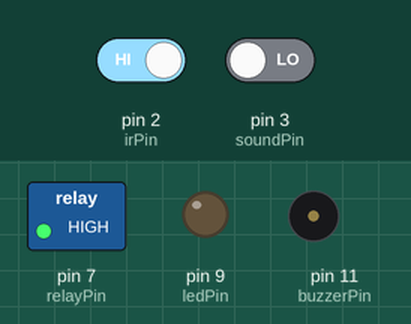
A sketch run on a simulated Arduino Uno, built with avr-gcc and run on an emulated ATmega328P. Shown: switched loads named in the sketch (green lamp = pin HIGH), output pins drawn as LEDs (lit = HIGH), buzzer (waves = sounding, pin HIGH). The inputs (shaded band) are chosen by the test bench; at power-on: pin 2 (irPin) HIGH, pin 3 (soundPin) LOW. What the sketch prints to the serial monitor is not drawn.

Above: at 2.5 s.
2.6 s: pin 2 (irPin) driven LOW
At 3.8 s:
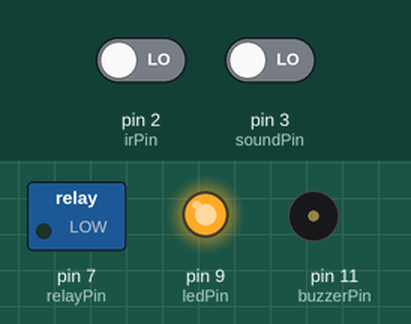
4.2 s: pin 3 (soundPin) driven HIGH
At 4.48 s:
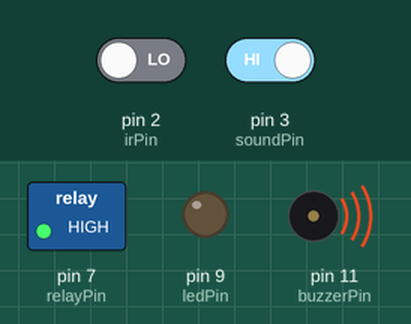
6.0 s: pin 3 (soundPin) driven LOW
At 7.5 s:
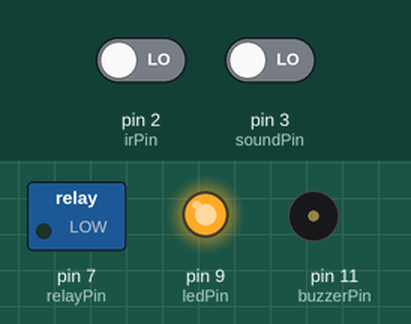
Timing chart, 0 to 9.0 s (numbered marks = the images above; inputs shaded):
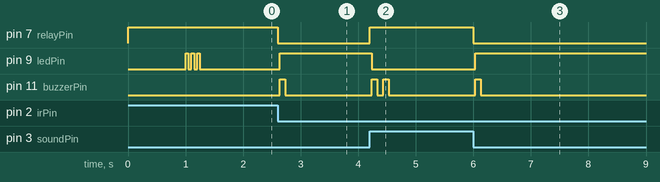

The sketch:

Smart_Home_Dual_Trigger.ino
```cpp
/*
 * Project: Dual Sensor Smart Home Automation
 * Author: Sayon Ghosh (CSE Undergraduate Student)
 * Architecture: Event-Driven Programming using Multiple ISRs
 * Key Concept: Dual Hardware Interrupts with Source Identification.
 * Logic:
 * - Pin 2 (IR) triggers Interrupt on FALLING edge (Hand Wave).
 * - Pin 3 (Sound) triggers Interrupt on CHANGE edge (Clap Sound).
 * - 'volatile' flags used to identify WHO triggered the system.
 * - Latching Logic (Toggle Switch) controls the High Voltage Relay.
 */

const int buzzerPin = 11;
const int ledPin = 9;
const int irPin = 2;      // Interrupt 0
const int soundPin = 3;   // Interrupt 1
const int relayPin = 7;   // Output to AC Load

// Volatile is mandatory for variables shared between ISR and Main Loop
volatile bool irTriggered = false;
volatile bool soundTriggered = false;

// System State Memory
bool isLightOn = false;
unsigned long lastTriggerTime = 0; // For Debouncing

void setup() {
  pinMode(buzzerPin, OUTPUT);
  pinMode(ledPin, OUTPUT);
  pinMode(irPin, INPUT);
  pinMode(soundPin, INPUT);
  pinMode(relayPin, OUTPUT);

  // Initial State: Relay OFF
  digitalWrite(relayPin, HIGH);

  Serial.begin(9600);

  // Boot Sequence Logs
  Serial.println("System is ON.");
  delay(1000);
  Serial.println("Calibrating Sensors...");

  // Visual Feedback during Boot
  for (int i = 0; i < 3; i++) {
      digitalWrite(ledPin, HIGH); delay(50);
      digitalWrite(ledPin, LOW); delay(50);
  }

  Serial.println("System Ready: Wave Hand OR Clap!");

  // Attaching the Interrupt Vectors
  attachInterrupt(digitalPinToInterrupt(irPin), irManager, FALLING);
  attachInterrupt(digitalPinToInterrupt(soundPin), soundManager, CHANGE);
}

void loop() {
  // Case 1: Hand Wave Detected (IR)
  if (irTriggered == true) {
    Serial.println("-----------------------------");
    Serial.println("👉 Source: IR SENSOR (Hand Wave)");
    toggleLight();
    irTriggered = false; // Reset Flag
  }
  // Case 2: Clap Sound Detected (Mic)
  else if(soundTriggered == true) {
    Serial.println("-----------------------------");
    Serial.println("👏 Source: SOUND SENSOR (Clap)");
    toggleLight();
    soundTriggered = false; // Reset Flag
  }
}

// --- Action Function (Controls AC Load) ---
void toggleLight() {
  // Debounce Logic (Ignore trigger if < 200ms)
  if (millis() - lastTriggerTime > 200) {
    lastTriggerTime = millis();

    isLightOn = !isLightOn; // Toggle State

    if (isLightOn == true) {
      digitalWrite(relayPin, LOW); // Relay ON
      Serial.println("Result: LIGHT ON [AC Active]");

      // Feedback: Single Beep
      digitalWrite(buzzerPin, HIGH); digitalWrite(ledPin, HIGH);
      delay(100);
      digitalWrite(buzzerPin, LOW);
    }
    else {
      digitalWrite(relayPin, HIGH); // Relay OFF
      Serial.println("Result: LIGHT OFF [AC Inactive]");

      // Feedback: Double Beep
      digitalWrite(buzzerPin, HIGH); digitalWrite(ledPin, LOW);
      delay(100); digitalWrite(buzzerPin, LOW);
      delay(100); digitalWrite(buzzerPin, HIGH);
      delay(100); digitalWrite(buzzerPin, LOW);
    }
  }

  // Safety Cool-down
  delay(1000);
}

// --- Interrupt Service Routines (ISRs) ---
void irManager() {
  if (soundTriggered == false) irTriggered = true;
}

void soundManager() {
  if (irTriggered == false) soundTriggered = true;
}
```

Measured:
- after the input at 2.6 s, pin 7 (relayPin): HIGH → LOW at once; pin 9 (ledPin): LOW → HIGH at once; pin 11 (buzzerPin): LOW → HIGH at once, → LOW 0.10 s later
- after the input at 4.2 s, pin 7 (relayPin): LOW → HIGH at once; pin 9 (ledPin): HIGH → LOW at once; pin 11 (buzzerPin): alternates HIGH for 0.10 s and LOW for 0.10 s, 4 changes in all, then stays LOW, starting at once
- after the input at 6.0 s, pin 7 (relayPin): HIGH → LOW at once; pin 9 (ledPin): LOW → HIGH at once; pin 11 (buzzerPin): LOW → HIGH at once, → LOW 0.10 s later
